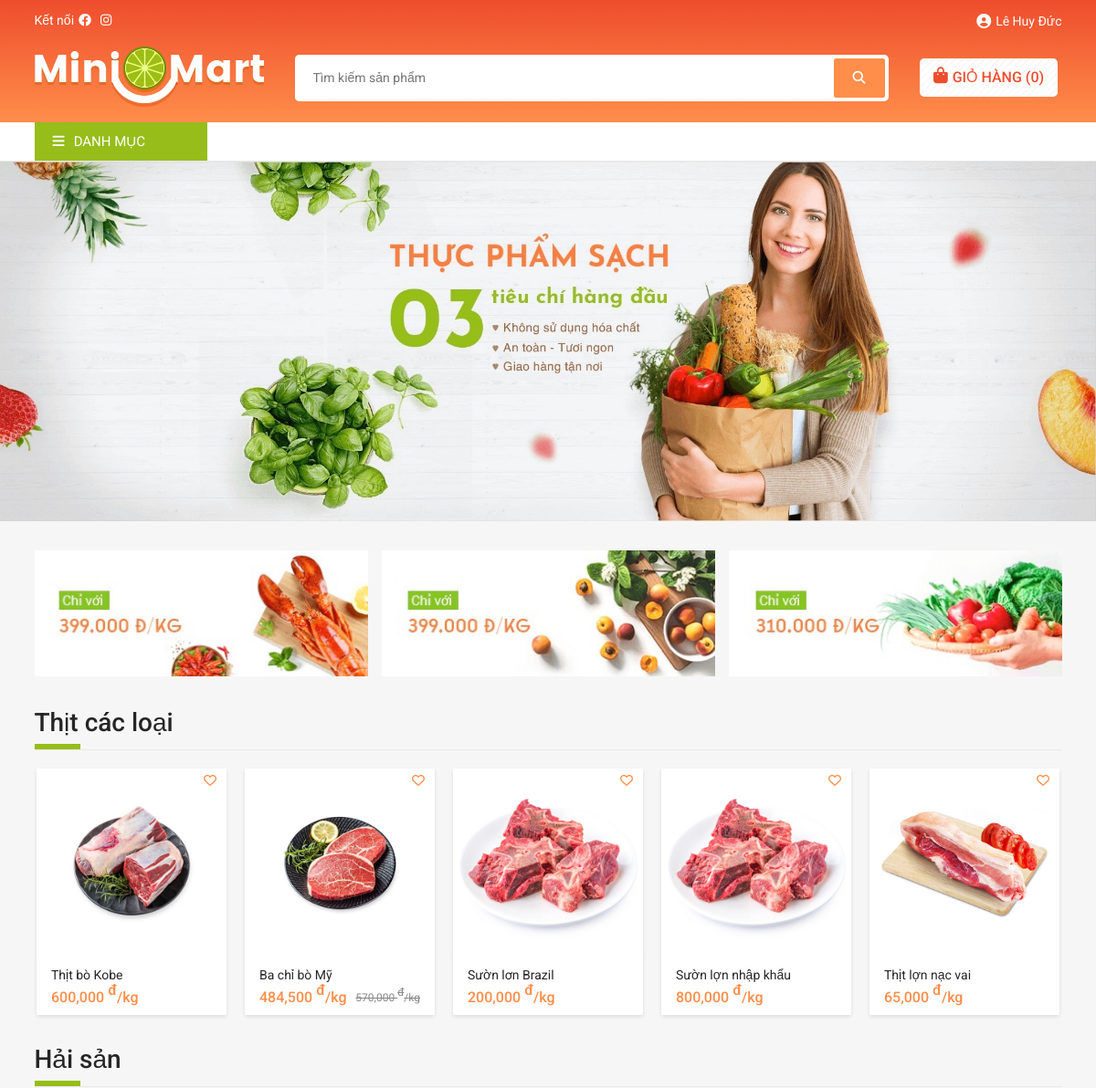
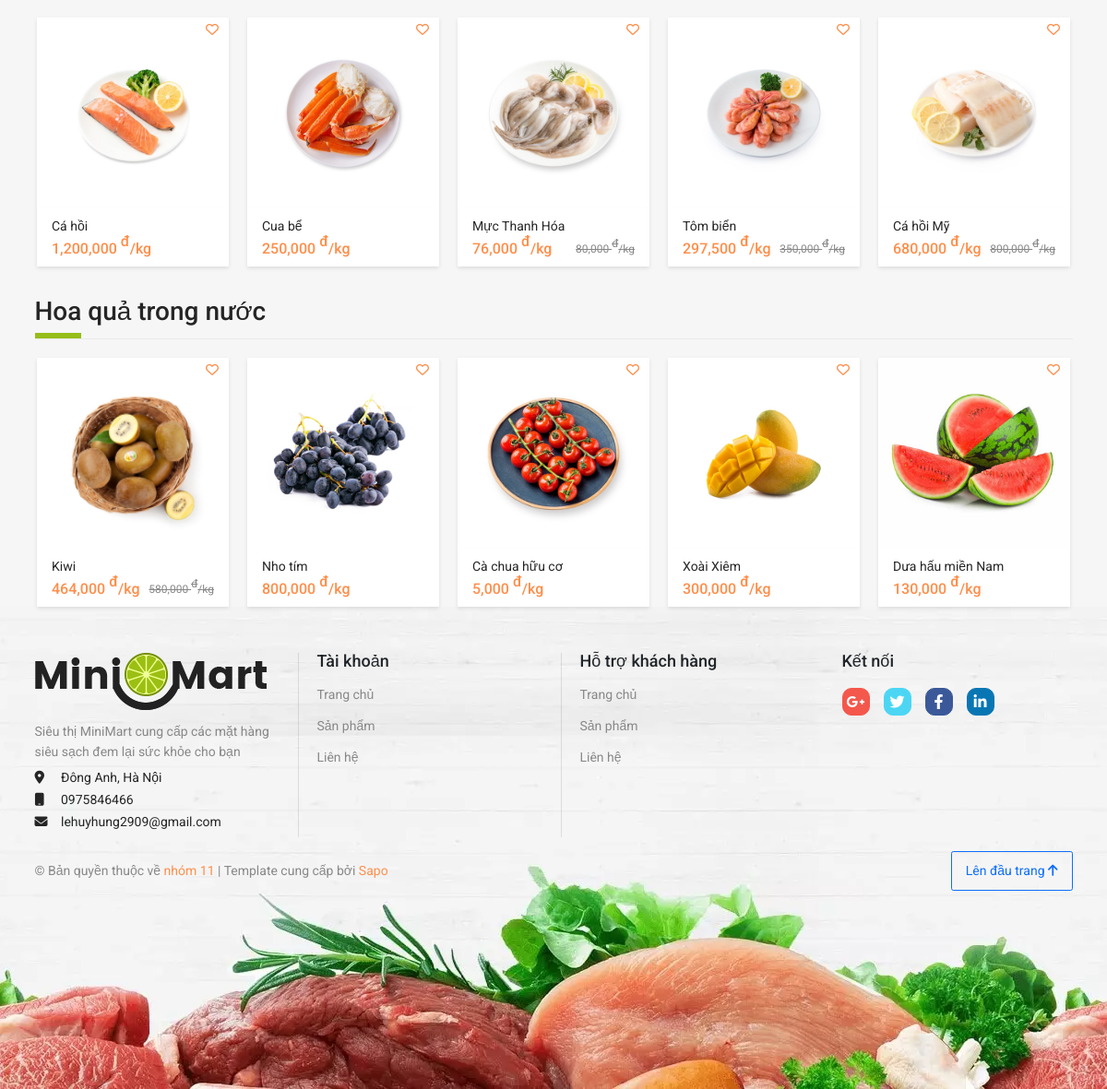
The app's page / (signed in) with its own data (2 pictures, top to bottom).
### tables this page shows
CREATE TABLE `category` (
  `id` int(11) NOT NULL,
  `name` varchar(50) NOT NULL,
  `created_At` datetime NOT NULL,
  `updated_At` datetime NOT NULL
);

CREATE TABLE `product` (
  `id` int(11) NOT NULL,
  `cate_id` int(11) NOT NULL,
  `title` varchar(100) NOT NULL,
  `price` int(11) NOT NULL,
  `unit` varchar(20) NOT NULL,
  `country` varchar(50) NOT NULL,
  `discount` int(11) NOT NULL,
  `quantity` int(11) NOT NULL,
  `description` longtext NOT NULL,
  `created_At` datetime NOT NULL,
  `updated_At` datetime NOT NULL,
  `deleted` int(11) NOT NULL DEFAULT 0
);

CREATE TABLE `galery` (
  `id` int(11) NOT NULL,
  `product_id` int(11) NOT NULL,
  `thumbnail` varchar(500) NOT NULL,
  `created_At` datetime NOT NULL
);

### database/dbhelper.php (called while the page is built, shortened)
<?php
function executeResult($sql, $isSingle = false)
{
    $data = null;
    $cont = mysqli_connect(HOST, USERNAME, PASSWORD, DATABASE);
    mysqli_set_charset($cont, "utf8");
    $result = mysqli_query($cont, $sql);
    if ($isSingle) {
        $data = mysqli_fetch_array($result, 1);
    } else {
        $data = [];
        while (($row = mysqli_fetch_array($result, 1)) != null) {
            $data[] = $row;
        }
    }
    return $data;
}

### index.php (the view, shortened to what this page needs)
<?php
require_once './database/dbhelper.php';
$img = "SELECT * FROM galery";
$list = executeResult($img);
?>
<!DOCTYPE html>
<html lang="en">
<head>
    <link href="https://cdn.jsdelivr.net/npm/bootstrap@5.1.3/dist/css/bootstrap.min.css" rel="stylesheet"
 />
    <link rel="stylesheet" href="https://cdnjs.cloudflare.com/ajax/libs/font-awesome/6.1.1/css/all.min.css"
 />
    <link rel="stylesheet" href="./dist/css/style.css" />
</head>
<?php
include "./header.php";
include "./navbar.php";
?>
<div class="top-slider"><img src="./assets/pic/slider_1.jpeg" alt="slider"></div>
<div class="home container">
    <div class="home__banner row">
        <div class="col">
            <div class="home__banner__item"><img src="./assets/pic/banner_1.jpg" alt="banner" class="home__banner__img">
            </div>
        </div>
        <div class="col">
            <div class="home__banner__item"><img src="./assets/pic/banner_2.jpg" alt="banner" class="home__banner__img">
            </div>
        </div>
        <div class="col">
            <div class="home__banner__item"><img src="./assets/pic/banner_3.jpg" alt="banner" class="home__banner__img">
            </div>
        </div>
        <div class="home__slider col-md-12">
            <div class="home__link--wrap">
                <a class="home__link"
                    href="./products.php?cate=<?=urlencode($categories[1]['name'])?>"><?=$categories[1]['name']?></a>
            </div>
            <div class="row">
                <?php
$selectProduct = "SELECT * FROM product WHERE cate_id = '" . $categories[1]['id'] . "' LIMIT 5";
$products = executeResult($selectProduct);
foreach ($products as $row) {
    $newPrice = (int) $row['price'] - (int) $row['price'] * (int) $row['discount'] / 100;
    $thumbnail = "";
    foreach ($list as $img) {
        if ($img['product_id'] == $row['id']) {
            $thumbnail = $img['thumbnail'];
            break;
        }
    }
    if ($row['discount'] != 0) {
        echo '<form class="product-card--wrap col" method="POST">
        <div class="product-card">
            <a class="product-card__link" href="./productDetail.php?id=' . $row['id'] . '">
                <div class="product-card__img">
                    <img src="./assets/thumbnail/' . $thumbnail . '"
                        alt="anh">
                </div>
                <div class="product-card__info">
                    <div class="product-card__name" style="-webkit-line-clamp: 1; display: -webkit-box;">' . $row['title'] . '</div>
                    <div class="product-card__price--wrap">
                        <p class="product__price">' . number_format($newPrice) . ' <sup>đ</sup>/' . $row['unit'] . '</p>
                        <p class="product__price--old">' . number_format($row['price']) . ' <sup>đ</sup>/' . $row['unit'] . '</p>
                    </div>
                </div>
            </a>
            <p class="product-card__view--btn"><i class="fas fa-eye"></i></p>
            <p class="product-card__favorite--btn"><i class="far fa-heart"></i></p>
            <input type="text" class="d-none" name="id" value="' . $row['id'] . '">
            <input type="text" class="d-none" name="title" value="' . $row['title'] . '">
            <input type="text" class="d-none" name="thumbnail" value="' . $thumbnail . '">
            <input type="text" class="d-none" name="price" value="' . $newPrice . '">
            <input type="text" class="d-none" name="quantity" value="1">
            <div class="add-cart-btn--wrap">';
        echo '</div>
        </div>
        </form>';
    } else {
        echo '<form class="product-card--wrap col" method="POST">
        <div class="product-card">
            <a class="product-card__link" href="./productDetail.php?id=' . $row['id'] . '">
                <div class="product-card__img">
                    <img src="./assets/thumbnail/' . $thumbnail . '"
                        alt="anh">
                </div>
                <div class="product-card__info">
                    <div class="product-card__name" style="-webkit-line-clamp: 1; display: -webkit-box;">' . $row['title'] . '</div>
                    <div class="product-card__price--wrap">
                        <p class="product__price">' . number_format($row['price']) . ' <sup>đ</sup>/' . $row['unit'] . '</p>
                    </div>
                </div>
            </a>
            <p class="product-card__view--btn"><i class="fas fa-eye"></i></p>
            <p class="product-card__favorite--btn"><i class="far fa-heart"></i></p>
            <input type="text" class="d-none" name="id" value="' . $row['id'] . '">
            <input type="text" class="d-none" name="title" value="' . $row['title'] . '">
            <input type="text" class="d-none" name="thumbnail" value="' . $thumbnail . '">
            <input type="text" class="d-none" name="price" value="' . $newPrice . '">
            <input type="text" class="d-none" name="quantity" value="1">
            <div class="add-cart-btn--wrap">';
        echo '</div>
        </div>
        </form>';
    }
}
?>
            </div>
        </div>
        <div class="home__slider col-md-12">
            <div class="home__link--wrap">
                <a class="home__link"
                    href="./products.php?cate=<?=urlencode($categories[5]['name'])?>"><?=$categories[5]['name']?></a>
            </div>
            <div class="row">
                <?php
$selectProduct = "SELECT * FROM product WHERE cate_id = '" . $categories[5]['id'] . "' LIMIT 5";
$products = executeResult($selectProduct);
foreach ($products as $row) {
    $newPrice = $row['price'] - $row['price'] * $row['discount'] / 100;
    $thumbnail = "";
    foreach ($list as $img) {
        if ($img['product_id'] == $row['id']) {
            $thumbnail = $img['thumbnail'];
            break;
        }
    }
    if ($row['discount'] != 0) {
        echo '<form class="product-card--wrap col" method="POST">
        <div class="product-card">
            <a class="product-card__link" href="./productDetail.php?id=' . $row['id'] . '">
                <div class="product-card__img">
                    <img src="./assets/thumbnail/' . $thumbnail . '"
                        alt="anh">
                </div>
                <div class="product-card__info">
                    <div class="product-card__name" style="-webkit-line-clamp: 1; display: -webkit-box;">' . $row['title'] . '</div>
                    <div class="product-card__price--wrap">
                        <p class="product__price">' . number_format($newPrice) . ' <sup>đ</sup>/' . $row['unit'] . '</p>
                        <p class="product__price--old">' . number_format($row['price']) . ' <sup>đ</sup>/' . $row['unit'] . '</p>
                    </div>
                </div>
            </a>
            <p class="product-card__view--btn"><i class="fas fa-eye"></i></p>
            <p class="product-card__favorite--btn"><i class="far fa-heart"></i></p>
            <input type="text" class="d-none" name="id" value="' . $row['id'] . '">
            <input type="text" class="d-none" name="title" value="' . $row['title'] . '">
            <input type="text" class="d-none" name="thumbnail" value="' . $thumbnail . '">
            <input type="text" class="d-none" name="price" value="' . $newPrice . '">
            <input type="text" class="d-none" name="quantity" value="1">
            <div class="add-cart-btn--wrap">';
        echo '</div>
        </div>
        </form>';
    } else {
        echo '<form class="product-card--wrap col" method="POST">
        <div class="product-card">
            <a class="product-card__link" href="./productDetail.php?id=' . $row['id'] . '">
                <div class="product-card__img">
                    <img src="./assets/thumbnail/' . $thumbnail . '"
                        alt="anh">
                </div>
                <div class="product-card__info">
                    <div class="product-card__name" style="-webkit-line-clamp: 1; display: -webkit-box;">' . $row['title'] . '</div>
                    <div class="product-card__price--wrap">
                        <p class="product__price">' . number_format($row['price']) . ' <sup>đ</sup>/' . $row['unit'] . '</p>
                    </div>
                </div>
            </a>
            <p class="product-card__view--btn"><i class="fas fa-eye"></i></p>
            <p class="product-card__favorite--btn"><i class="far fa-heart"></i></p>
            <input type="text" class="d-none" name="id" value="' . $row['id'] . '">
            <input type="text" class="d-none" name="title" value="' . $row['title'] . '">
            <input type="text" class="d-none" name="thumbnail" value="' . $thumbnail . '">
            <input type="text" class="d-none" name="price" value="' . $newPrice . '">
            <input type="text" class="d-none" name="quantity" value="1">
            <div class="add-cart-btn--wrap">';
        echo '</div>
        </div>
        </form>';
    }
}
?>
            </div>
        </div>
        <div class="home__slider col-md-12">
            <div class="home__link--wrap">
                <a class="home__link"
                    href="./products.php?cate=<?=urlencode($categories[4]['name'])?>"><?=$categories[4]['name']?></a>
            </div>
            <div class="row">
                <?php
$selectProduct = "SELECT * FROM product WHERE cate_id = '" . $categories[4]['id'] . "' LIMIT 5";
$products = executeResult($selectProduct);
foreach ($products as $row) {
    $newPrice = (int) $row['price'] - (int) $row['price'] * (int) $row['discount'] / 100;
    $thumbnail = "";
    foreach ($list as $img) {
        if ($img['product_id'] == $row['id']) {
            $thumbnail = $img['thumbnail'];
            break;
        }
    }
    if ($row['discount'] != 0) {
        echo '<form class="product-card--wrap col" method="POST">
        <div class="product-card">
            <a class="product-card__link" href="./productDetail.php?id=' . $row['id'] . '">
                <div class="product-card__img">
                    <img src="./assets/thumbnail/' . $thumbnail . '"
                        alt="anh">
                </div>
                <div class="product-card__info">
                    <div class="product-card__name" style="-webkit-line-clamp: 1; display: -webkit-box;">' . $row['title'] . '</div>
                    <div class="product-card__price--wrap">
                        <p class="product__price">' . number_format($newPrice) . ' <sup>đ</sup>/' . $row['unit'] . '</p>
                        <p class="product__price--old">' . number_format((int) $row['price']) . ' <sup>đ</sup>/' . $row['unit'] . '</p>
                    </div>
                </div>
            </a>
            <p class="product-card__view--btn"><i class="fas fa-eye"></i></p>
            <p class="product-card__favorite--btn"><i class="far fa-heart"></i></p>
            <input type="text" class="d-none" name="id" value="' . $row['id'] . '">
            <input type="text" class="d-none" name="title" value="' . $row['title'] . '">
            <input type="text" class="d-none" name="thumbnail" value="' . $thumbnail . '">
            <input type="text" class="d-none" name="price" value="' . $newPrice . '">
            <input type="text" class="d-none" name="quantity" value="1">
            <div class="add-cart-btn--wrap">';
        echo '</div>
        </div>
        </form>';
    } else {
        echo '<form class="product-card--wrap col" method="POST">
        <div class="product-card">
            <a class="product-card__link" href="./productDetail.php?id=' . $row['id'] . '">
                <div class="product-card__img">
                    <img src="./assets/thumbnail/' . $thumbnail . '"
                        alt="anh">
                </div>
                <div class="product-card__info">
                    <div class="product-card__name" style="-webkit-line-clamp: 1; display: -webkit-box;">' . $row['title'] . '</div>
                    <div class="product-card__price--wrap">
                        <p class="product__price">' . number_format((int) $row['price']) . ' <sup>đ</sup>/' . $row['unit'] . '</p>
                    </div>
                </div>
            </a>
            <p class="product-card__view--btn"><i class="fas fa-eye"></i></p>
            <p class="product-card__favorite--btn"><i class="far fa-heart"></i></p>
            <input type="text" class="d-none" name="id" value="' . $row['id'] . '">
            <input type="text" class="d-none" name="title" value="' . $row['title'] . '">
            <input type="text" class="d-none" name="thumbnail" value="' . $thumbnail . '">
            <input type="text" class="d-none" name="price" value="' . $newPrice . '">
            <input type="text" class="d-none" name="quantity" value="1">
            <div class="add-cart-btn--wrap">';
        echo '</div>
        </div>
        </form>';
    }
}
?>
            </div>
        </div>
    </div>
</div>
<?php
include "./footer.php"
?>

### records on screen
category: name "Thịt các loại"
product: galery.thumbnail (picture), title "Thịt bò Kobe", price "600,000", unit "kg"
product: galery.thumbnail (picture), title "Ba chỉ bò Mỹ", newPrice "484,500", unit "kg", price "570,000"
product: galery.thumbnail (picture), title "Sườn lơn Brazil", price "200,000", unit "kg"
product: galery.thumbnail (picture), title "Sườn lợn nhập khẩu", price "800,000", unit "kg"
product: galery.thumbnail (picture), title "Thịt lợn nạc vai", price "65,000", unit "kg"
category: name "Hải sản"
product: galery.thumbnail (picture), title "Cá hồi", price "1,200,000", unit "kg"
product: galery.thumbnail (picture), title "Cua bể", price "250,000", unit "kg"
product: galery.thumbnail (picture), title "Mực Thanh Hóa", newPrice "76,000", unit "kg", price "80,000"
product: galery.thumbnail (picture), title "Tôm biển", newPrice "297,500", unit "kg", price "350,000"
product: galery.thumbnail (picture), title "Cá hồi Mỹ", newPrice "680,000", unit "kg", price "800,000"
category: name "Hoa quả trong nước"
product: galery.thumbnail (picture), title "Kiwi", newPrice "464,000", unit "kg", price "580,000"
product: galery.thumbnail (picture), title "Nho tím", price "800,000", unit "kg"
product: galery.thumbnail (picture), title "Cà chua hữu cơ", price "5,000", unit "kg"
product: galery.thumbnail (picture), title "Xoài Xiêm", price "300,000", unit "kg"
product: galery.thumbnail (picture), title "Dưa hấu miền Nam", price "130,000", unit "kg"

### other values on screen
$user['name'] "Lê Huy Đức"
